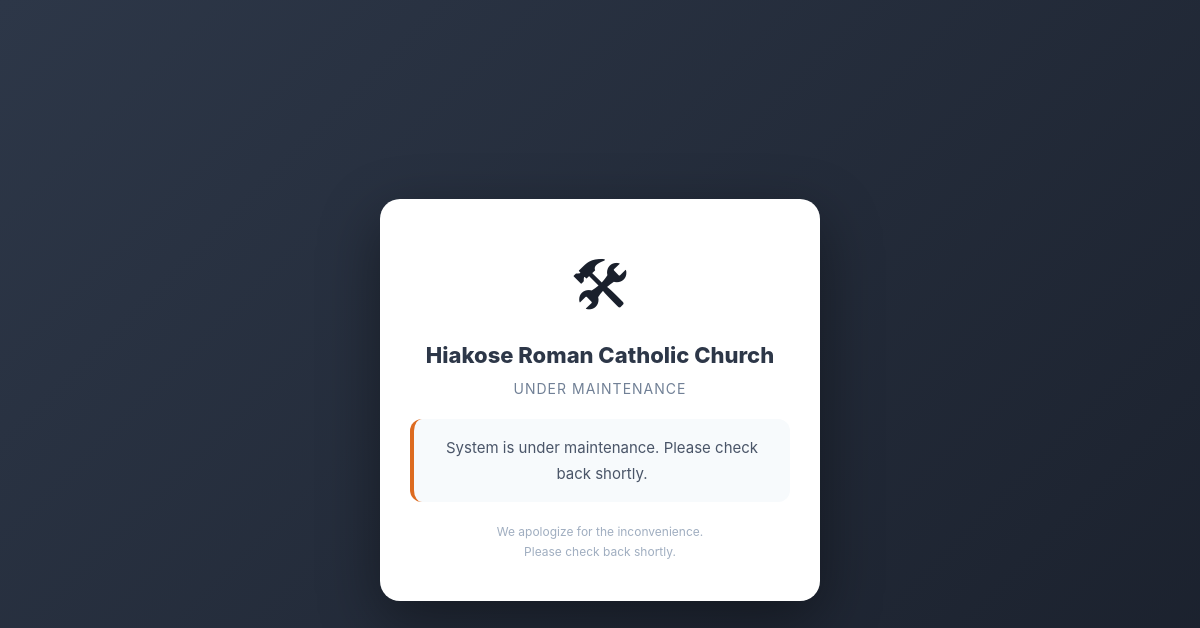
Page /maintenance_page.php on the committed database.
### tables this page shows
CREATE TABLE `settings` (
  `id` int(11) NOT NULL DEFAULT 1,
  `church_name` varchar(150) DEFAULT 'Roman Catholic Church',
  `currency` varchar(10) DEFAULT 'GH₵',
  `timezone` varchar(60) DEFAULT 'Africa/Accra',
  `default_currency_code` varchar(10) DEFAULT 'GHS',
  PRIMARY KEY (`id`)
);

CREATE TABLE `maintenance_mode` (
  `id` int(11) NOT NULL DEFAULT 1,
  `enabled` tinyint(4) DEFAULT 0,
  `message` varchar(500) DEFAULT 'System is under maintenance. Please check back shortly.',
  `allowed_roles` varchar(200) DEFAULT 'admin',
  `updated_at` timestamp NOT NULL DEFAULT current_timestamp() ON UPDATE current_timestamp(),
  PRIMARY KEY (`id`)
);

### config/database.php (called while the page is built, shortened)
<?php
$DB_HOST = 'localhost';
$DB_NAME = 'church_db';
$DB_USER = 'root';
$DB_PASS = '';
try {
    $pdo = new PDO(
        "mysql:host=$DB_HOST;dbname=$DB_NAME;charset=utf8mb4",
        $DB_USER,
        $DB_PASS,
        [
            PDO::ATTR_ERRMODE            => PDO::ERRMODE_EXCEPTION,
            PDO::ATTR_DEFAULT_FETCH_MODE => PDO::FETCH_ASSOC,
            PDO::ATTR_EMULATE_PREPARES   => false,
        ]
    );
} catch (PDOException $e) {
    die("Database connection failed: " . $e->getMessage());
}
$settings = $pdo->query("SELECT * FROM settings WHERE id=1")->fetch();
require_once __DIR__ . '/../includes/functions.php';

### includes/functions.php (called while the page is built, shortened)
<?php
function e($s) { return htmlspecialchars($s ?? '', ENT_QUOTES, 'UTF-8'); }
    ?>

### maintenance_page.php (the view, shortened to what this page needs)
<?php
require_once 'config/database.php';
$m = [];
try {
    $m = $pdo->query("SELECT * FROM maintenance_mode WHERE id=1")->fetch();
} catch (PDOException $e) { $m = []; }
$message = $m['message'] ?? 'System is under maintenance. Please check back shortly.';
$churchName = $settings['church_name'] ?? 'Church';
?>
<!DOCTYPE html>
<html lang="en">
<head>
<link rel="stylesheet" href="assets/css/style.css">
</head>
<body>
  <div class="maint-card">
    <div class="maint-icon">🛠</div>
    <h1><?= e($churchName) ?></h1>
    <p class="sub">Under Maintenance</p>
    <div class="msg"><?= e($message) ?></div>
    <p class="footer">
      We apologize for the inconvenience.<br>
      Please check back shortly.
    </p>
  </div>
</body>
</html>

### assets/css/style.css (style rules this page uses)
* { box-sizing: border-box; margin: 0; padding: 0; -webkit-tap-highlight-color: transparent; }
body { font-family: -apple-system, BlinkMacSystemFont, "Segoe UI", Roboto, sans-serif; background: #f0f4f8; color: #1a202c; font-size: 16px; line-height: 1.5; }

### maintenance_page.php (style rules this page uses)
body { min-height: 100vh; display: flex; align-items: center; justify-content: center; background: linear-gradient(135deg, #2d3748, #1a202c); padding: 20px; margin: 0; }
.maint-card { background: #fff; padding: 40px 30px; border-radius: 20px; max-width: 440px; text-align: center; box-shadow: 0 20px 60px rgba(0,0,0,0.4); }
.maint-icon { font-size: 60px; margin-bottom: 10px; animation: pulse 2s ease-in-out infinite; }
.maint-card h1 { color: #2d3748; font-size: 22px; margin: 0 0 6px; font-weight: 800; }
.maint-card .sub { color: #718096; font-size: 14px; margin-bottom: 20px; letter-spacing: 1px; text-transform: uppercase; }
.maint-card .msg { color: #4a5568; font-size: 15px; line-height: 1.7; background: #f7fafc; padding: 16px; border-radius: 12px; margin-bottom: 20px; border-left: 4px solid #dd6b20; }
.maint-card .footer { color: #a0aec0; font-size: 12px; line-height: 1.6; }

### rows in the picture
settings: church_name "Hiakose Roman Catholic Church"
maintenance_mode: message "System is under maintenance. Please check back shortly."
